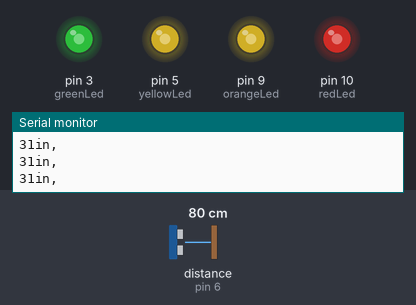
This sketch was run on a simulated Arduino Uno, built with avr-gcc and run on an emulated ATmega328P. On the bench: output pins drawn as LEDs (lit = HIGH), the last lines printed to the serial monitor. Wiring (inferred from the names in the program): ultrasonic range finder: trigger pin 7; echo pin 6. Dashed ring = blinking. The test bench sets the inputs (shaded band); at power-on: distance to the obstacle (sensor on pin 6) 80 cm. The echo pulse lasts 58.3 µs per cm; pins used as bus, display or sensor lines are not drawn.

Above: at 1.2 s.
1.3 s: distance to the obstacle (sensor on pin 6) set to 7 cm
At 2.6 s:
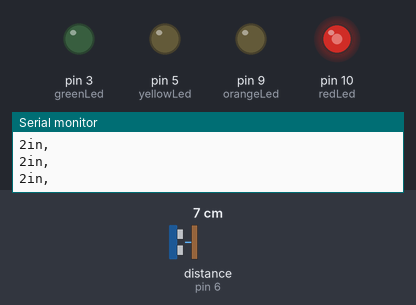
2.9 s: distance to the obstacle (sensor on pin 6) set to 4 cm
At 3.24 s:
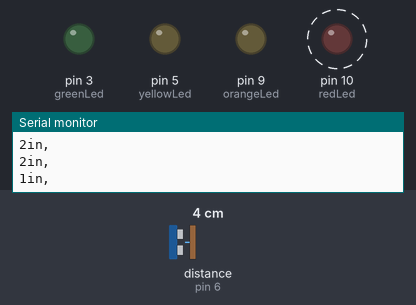
5.9 s: distance to the obstacle (sensor on pin 6) set to 35 cm
At 6.8 s:
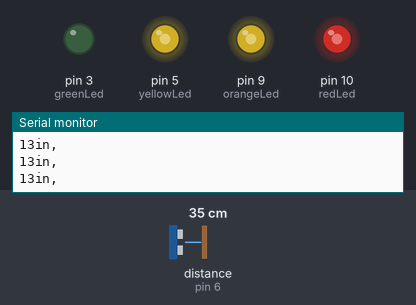
7.5 s: distance to the obstacle (sensor on pin 6) set to 18 cm
At 8.8 s:
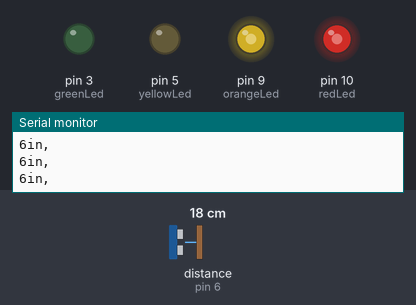
9.1 s: distance to the obstacle (sensor on pin 6) set to 2 cm
At 9.49 s:
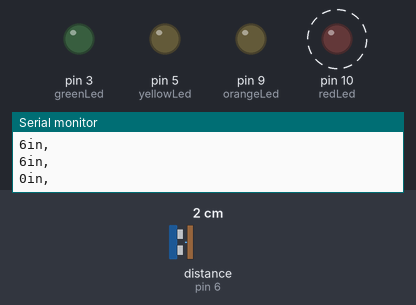
12.1 s: distance to the obstacle (sensor on pin 6) set to 9 cm
At 13.1 s:
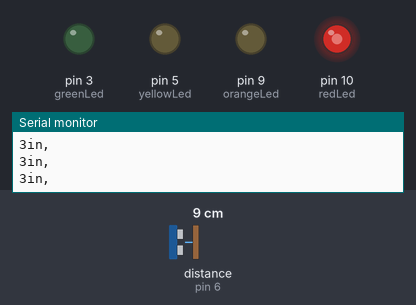
Timing chart, 0 to 14.8 s (numbered marks = the images above; inputs shaded):
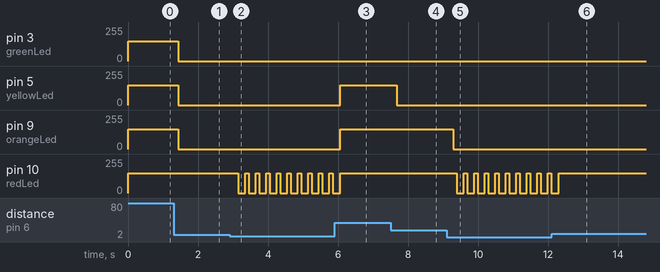

Measured:
- the behaviour switches between 6 and 5 cm on distance to the obstacle (sensor on pin 6) (found by bisection; images 1 and 2)
- after the input at 1.3 s, pin 3 (greenLed), pin 5 (yellowLed), pin 9 (orangeLed): 150/255 → 0/255 after 0.14 s
- after the input at 2.9 s, pin 10 (redLed): alternates 150/255 for 0.10 s and 0/255 for 0.20 s, starting after 0.25 s
- after the input at 5.9 s, pin 5 (yellowLed), pin 9 (orangeLed): 0/255 → 150/255 after 0.16 s; pin 10 (redLed): goes on until 6.1 s, then stays 150/255
- after the input at 7.5 s, pin 5 (yellowLed): 150/255 → 0/255 after 0.18 s
- after the input at 9.1 s, pin 9 (orangeLed): 150/255 → 0/255 after 0.19 s; pin 10 (redLed): alternates 150/255 for 0.10 s and 0/255 for 0.20 s, starting after 0.29 s
- after the input at 12.1 s, pin 10 (redLed): goes on until 12.3 s, then stays 150/255

The sketch:

Ultrasonic_Sensor.ino
```cpp
/*
  "countdown" from green to red led using distance from ultrasonic sensor

  Wiring:
    Ultrasonic sensor
      VCC to 5v
      Trig to 7
      Echo to 6
      Gnd to ground
    Leds
      Red positive to 10 with 330 ohm res
      Orange positive to 9 with 330 ohm res
      Yellow positive to 5 with 330 ohm res
      Green positive to 3 with 220 ohm res
      All leds ground together to arduino ground
*/


const int pingPin = 7; // Trigger Pin of Ultrasonic Sensor
const int echoPin = 6; // Echo Pin of Ultrasonic Sensor

const int redLed = 10;
const int orangeLed = 9;
const int yellowLed = 5;
const int greenLed = 3;

void setup() {
   Serial.begin(9600); // Starting Serial Terminal
   pinMode(redLed, OUTPUT);
}

void loop() {
   long duration, inches, cm;
   pinMode(pingPin, OUTPUT);
   digitalWrite(pingPin, LOW);
   delayMicroseconds(2);
   digitalWrite(pingPin, HIGH);
   delayMicroseconds(10);
   digitalWrite(pingPin, LOW);
   pinMode(echoPin, INPUT);
   duration = pulseIn(echoPin, HIGH);
   inches = microsecondsToInches(duration);
   Serial.print(inches);
   Serial.print("in, ");
   Serial.println();
   updateLed(inches);
   delay(200);
}

void updateLed(int inches) {
  if(inches < 2) {
    analogWrite(greenLed, 0);
    analogWrite(yellowLed, 0);
    analogWrite(orangeLed, 0);

    // flashes red
    analogWrite(redLed, 150);
    delay(100); // delay here is half update delay
    analogWrite(redLed, 0);
  }
  else if(inches < 5) {
    analogWrite(greenLed, 0);
    analogWrite(yellowLed, 0);
    analogWrite(orangeLed, 0);
    analogWrite(redLed, 150);
  }
  else if(inches < 10) {
    analogWrite(greenLed, 0);
    analogWrite(yellowLed, 0);
    analogWrite(orangeLed, 150);
    analogWrite(redLed, 150);
  }
  else if(inches < 20) {
    analogWrite(greenLed, 0);
    analogWrite(yellowLed, 150);
    analogWrite(orangeLed, 150);
    analogWrite(redLed, 150);
  }
  else if(inches >= 20) {
    analogWrite(greenLed, 150);
    analogWrite(yellowLed, 150);
    analogWrite(orangeLed, 150);
    analogWrite(redLed, 150);
  }
}

long microsecondsToInches(long microseconds) {
   return microseconds / 74 / 2;
}
```
